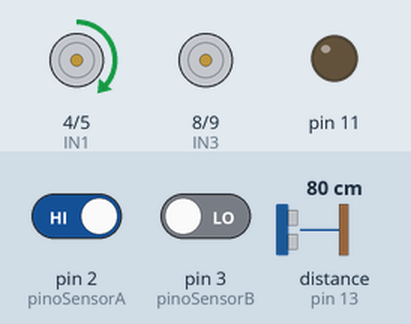
Recording of a sketch running on a simulated Arduino Uno, built with avr-gcc and run on an emulated ATmega328P. On the bench: motor-driver pin pairs drawn as motors (green arrow = first pin HIGH = forward, orange = second pin HIGH = backward, longer = more drive, scaled by the enable pin), output pins drawn as LEDs (lit = HIGH). The test bench sets the inputs (shaded band); at power-on: distance to the obstacle (sensor on pin 13) 80 cm, pin 2 (pinoSensorA) HIGH, pin 3 (pinoSensorB) LOW. The echo pulse lasts 58.3 µs per cm.

Above: at 1.2 s.
1.3 s: distance to the obstacle (sensor on pin 13) set to 12 cm
2.8 s: distance to the obstacle (sensor on pin 13) set to 9 cm
At 3.4 s:
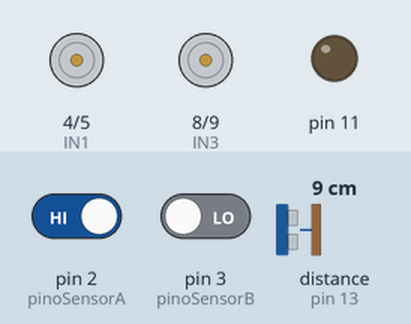
At 4.9 s:
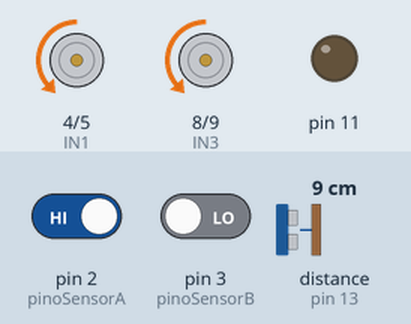
5.8 s: pin 2 (pinoSensorA) driven LOW
At 6.6 s:
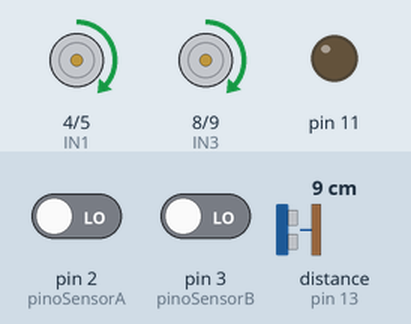
8.8 s: pin 3 (pinoSensorB) driven HIGH
11.8 s: distance to the obstacle (sensor on pin 13) set to 18 cm
14.8 s: distance to the obstacle (sensor on pin 13) set to 2 cm
At 16.4 s:
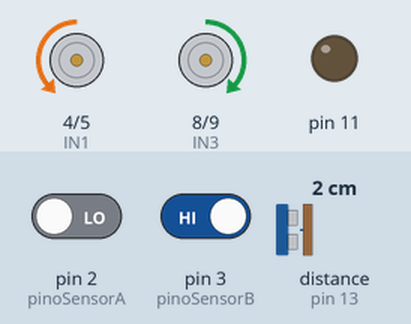
Timing chart, 0 to 18.8 s (numbered marks = the images above; inputs shaded):
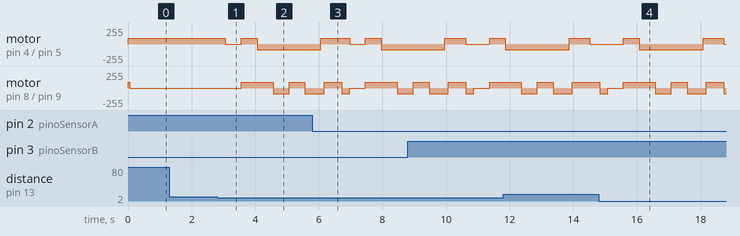

The sketch:

robo-seguidor-linha-desvia.ino
```cpp
/*
  Robô Seguidor de Linha que desvia de obstaculo
  Utilizado: Arduino Uno, Ponte H L298N, sensor TCRT5000
  Autor: Yhan Christian Souza Silva - Data: 05/07/2019
*/


// -- Bibliotecas Auxiliares --

#include <Ultrasonic.h>

// -- Hardware --

// Motores

#define IN1 4
#define IN2 5
#define ENA 6 // Controle de Velocidade motor A (PWM)
#define IN3 8
#define IN4 9
#define ENB 10 // Controle de Velocidade motor B (PWM)

// Sensores

#define pinoSensorA 2
#define pinoSensorB 3

// Instância objeto Ultrassonic

Ultrasonic ultrasonic(12, 13); //Define pinos de Trigger e Echo


// -- Variáveis e Constantes --

// Velocidade Constante Motores

const int velocidadeMotores = 85;
const int velocidadeCurva = 80;

// Correção de Velocidade

const int corrigeMotorA = 0;
const int corrigeMotorB = 0;


// Guarda leitura anterior sensores

bool leituraAnteriorSensorA = false;
bool leituraAnteriorSensorB = false;


// Distância mínima ultrassônico
const int distanciaMinima = 10;

// Correção erro leitura ultrassônico

const float offsetDistancia = -0.31;

// -- Setup --

void setup() {
  pinMode(pinoSensorA, INPUT);
  pinMode(pinoSensorB, INPUT);
  for (uint8_t motorA = 4; motorA < 7; motorA++) pinMode(motorA, OUTPUT); // Habilita como saída pinos motor A
  for (uint8_t motorB = 8; motorB < 12; motorB++) pinMode(motorB, OUTPUT); // Habilita como saída pinos motor B

  // Liga inicialmente os dois motores com mesma velocidade
  digitalWrite(IN1, HIGH);
  digitalWrite(IN2, LOW);
  analogWrite(ENA, velocidadeMotores + corrigeMotorA);

  digitalWrite(IN3, HIGH);
  digitalWrite(IN4, LOW);
  analogWrite(ENB, velocidadeMotores + corrigeMotorB);
  delay(50);
}

// -- Loop --

void loop() {
  bool valorSensorA = digitalRead(pinoSensorA);
  bool valorSensorB = digitalRead(pinoSensorB);
  int distancia = ultrasonic.read();

  // Dois sensores fora da linha
  if (!valorSensorA && !valorSensorB) {
    valorSensorA = leituraAnteriorSensorA;
    valorSensorB = leituraAnteriorSensorB;
  }

  // Dois sensores na linha
  else if (valorSensorA && valorSensorB) {
    analogWrite(ENA, velocidadeMotores + corrigeMotorA);
    analogWrite(ENB, velocidadeMotores + corrigeMotorB);
  }

  // Apenas sensor A na linha
  else if (valorSensorA && !valorSensorB) analogWrite(ENB, 0); // Para a roda motor B

  // Apenas sensor B na linha
  else if (!valorSensorA && valorSensorB) analogWrite(ENA, 0); // Para a roda motor A


// Detectou obstaculo desvia e volta pra rota

  if (distancia < (distanciaMinima - offsetDistancia)) {
    digitalWrite(IN1, HIGH);
    digitalWrite(IN2, LOW);
    digitalWrite(IN3, LOW);
    digitalWrite(IN4, HIGH);
    delay(250);
    analogWrite(ENA, 0);
    analogWrite(ENB, 0);
    delay(500);
    digitalWrite(IN1, HIGH);
    digitalWrite(IN2, LOW);
    digitalWrite(IN3, HIGH);
    digitalWrite(IN4, LOW);
    analogWrite(ENA, velocidadeMotores + corrigeMotorA);
    analogWrite(ENB, velocidadeMotores + corrigeMotorB);
    delay(500);
    digitalWrite(IN1, LOW);
    digitalWrite(IN2, HIGH);
    digitalWrite(IN3, HIGH);
    digitalWrite(IN4, LOW);
    analogWrite(ENA, velocidadeMotores + corrigeMotorA);
    analogWrite(ENB, velocidadeMotores + corrigeMotorB);
    delay(500);
    digitalWrite(IN1, LOW);
    digitalWrite(IN2, HIGH);
    digitalWrite(IN3, LOW);
    digitalWrite(IN4, HIGH);
    delay(500);
    digitalWrite(IN1, LOW);
    digitalWrite(IN2, HIGH);
    digitalWrite(IN3, HIGH);
    digitalWrite(IN4, LOW);
    delay(500);
    digitalWrite(IN1, LOW);
    digitalWrite(IN2, HIGH);
    digitalWrite(IN3, LOW);
    digitalWrite(IN4, HIGH);
    delay(500);
    while (valorSensorA) { //Verifica se ainda esta no obstaculo
      valorSensorA = digitalRead(pinoSensorA);
      valorSensorB = digitalRead(pinoSensorB);
    }

    digitalWrite(IN1, HIGH);
    digitalWrite(IN2, LOW);
    digitalWrite(IN3, LOW);
    digitalWrite(IN4, HIGH);
    delay(100);

    digitalWrite(IN1, HIGH);
    digitalWrite(IN2, LOW);
    digitalWrite(IN3, HIGH);
    digitalWrite(IN4, LOW);
    delay(500);
  }

  // Atualiza valor da última leitura

  leituraAnteriorSensorA = valorSensorA;
  leituraAnteriorSensorB = valorSensorB;
  delay(50); // Delay p/ próxima leitura

}
```

Measured:
- the behaviour switches between 11 and 10 cm on distance to the obstacle (sensor on pin 13) (found by bisection; images 0 and 1)
- after the input at 1.3 s, every drawn part: stays the same
- after the input at 2.8 s, motor on pin 4 (IN1) / pin 5 (IN2): forward 85/255 → stopped after 0.26 s, → forward 85/255 0.50 s later, → backward 85/255 0.50 s later; motor on pin 8 (IN3) / pin 9 (IN4): stopped → forward 85/255 after 0.76 s, → backward 85/255 1.0 s later, → forward 85/255 0.50 s later, → backward 85/255 0.50 s later
